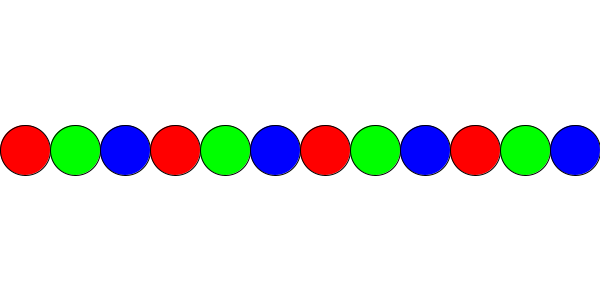
Frame 1 (no input)
Frame 60 (the mouse pressed at the canvas centre just before this capture): identical to frame 1, image omitted
Frame 120 (the mouse held since frame 60 and released just before this capture): identical to frame 1, image omitted

The Processing sketch that drew this single still picture (run headless with seeded random() and noise(); from frame 60 on, the mouse is pressed at the canvas centre):

// Processing sketch: Sample8
// ── Sample8.pde
void setup() {
    size(600, 300);
}
void draw() {
  background(255);
  float[][] list1 = {{255,0,0},{0,255,0},{0,0,255}};
  for (int i=0; i<12; i++) {
    int c = i%3;
    fill(list1[c][0],list1[c][1],list1[c][2]);
    ellipse(25+i*50, height/2, 50, 50);
  }
}
